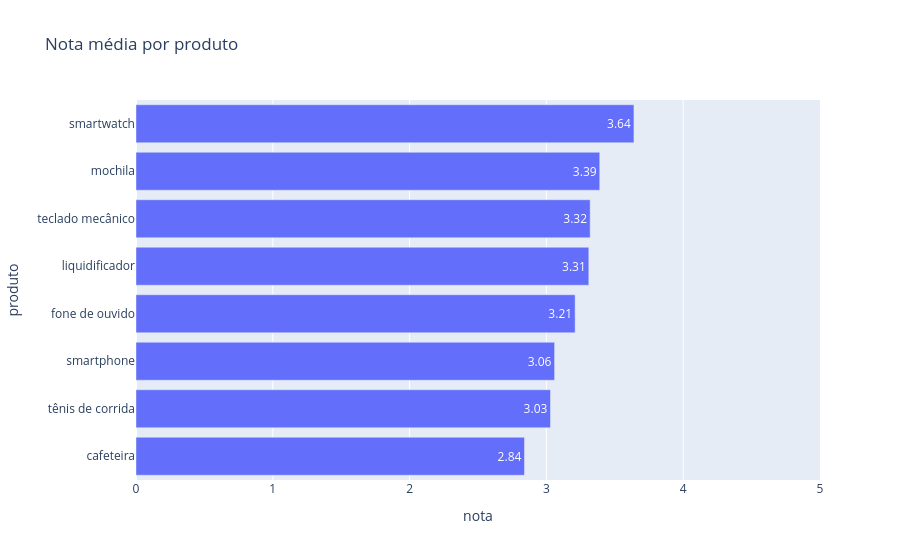

The notebook cell this image was saved under:
### Code cell
# E como cada produto está avaliado? (nota média)
nota_media = (df_ecom.groupby("produto")["nota"].mean()
              .round(2).reset_index().sort_values("nota"))

fig = px.bar(nota_media, x="nota", y="produto", orientation="h",
             text="nota", range_x=[0, 5], title="Nota média por produto")
fig.show()

### Figure 1 — Plotly figure (JSON) as saved in the notebook; plotly's stock layout.template omitted (floating-point values rounded to 4 significant figures)
{"data": [{"hovertemplate": "nota=%{text}<br>produto=%{y}<extra></extra>", "legendgroup": "", "marker": {"color": "#636efa", "pattern": {"shape": ""}}, "name": "", "orientation": "h", "showlegend": false, "text": [2.84, 3.03, 3.06, 3.21, 3.31, 3.32, 3.39, 3.64], "textposition": "auto", "type": "bar", "x": [2.84, 3.03, 3.06, 3.21, 3.31, 3.32, 3.39, 3.64], "xaxis": "x", "y": ["cafeteira", "tênis de corrida", "smartphone", "fone de ouvido", "liquidificador", "teclado mecânico", "mochila", "smartwatch"], "yaxis": "y"}], "layout": {"barmode": "relative", "legend": {"tracegroupgap": 0}, "title": {"text": "Nota média por produto"}, "xaxis": {"anchor": "y", "domain": [0, 1], "range": [0, 5], "title": {"text": "nota"}}, "yaxis": {"anchor": "x", "domain": [0, 1], "title": {"text": "produto"}}}}
